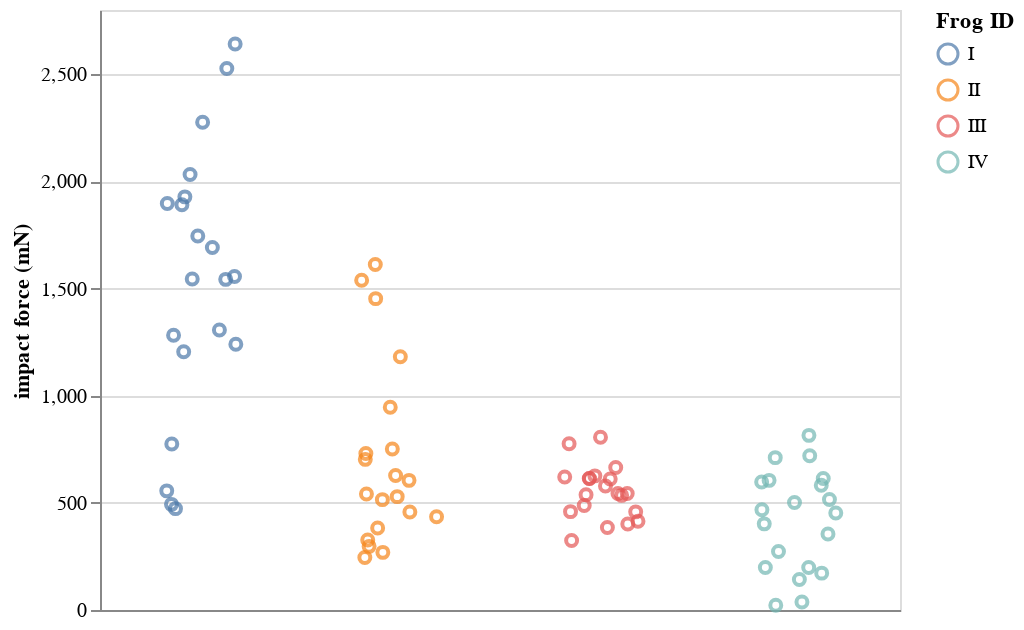

The cell this chart's notebook holds for it:
### Code cell
bootcamp_utils.altair_jitter(df,
                            encode_x=alt.X('ID:N', title='Frog ID'),
                            encode_y='impact force (mN):Q',
                            encode_tooltip=['adhesive force (mN)'])
